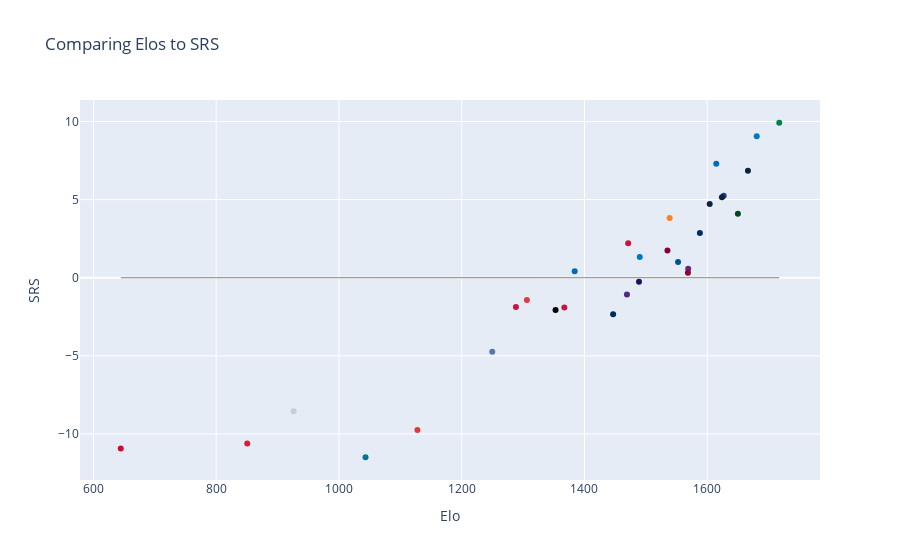

The cell this chart's notebook holds for it:
### Code cell
fig = px.scatter(df_master, x='Elo', y='SRS', hover_name=df_master.index, hover_data=['W/L%'], 
#                  symbol='Conf',
           color_discrete_sequence=df_master['Color'], color=df_master.index, 
          title='Comparing Elos to SRS')

fig.add_shape(
    type='line',
    x0=df_master['Elo'].min(),
    x1=df_master['Elo'].max(),
    y0=0,
    y1=0,
    line=dict(color='gray', width=1)
)

# fig.add_shape(
#     type='line',
#     x0=df_master['Elo'].mean(),
#     x1=df_master['Elo'].mean(),
#     y0=df_master['SRS'].min(),
#     y1=df_master['SRS'].max(),
#     line=dict(color='gray', width=1)
# )

fig.update_layout(showlegend=False)
fig.show()

### Figure 1 — Plotly figure (JSON) as saved in the notebook; plotly's stock layout.template omitted (floating-point values rounded to 4 significant figures)
{"data": [{"customdata": [[0.763]], "hovertemplate": "<b>%{hovertext}</b><br><br>index=Boston Celtics<br>Elo=%{x}<br>SRS=%{y}<br>W/L%=%{customdata[0]}<extra></extra>", "hovertext": ["Boston Celtics"], "legendgroup": "Boston Celtics", "marker": {"color": "#008348", "symbol": "circle"}, "mode": "markers", "name": "Boston Celtics", "orientation": "v", "showlegend": true, "type": "scatter", "x": [1717.0], "xaxis": "x", "y": [9.92], "yaxis": "y"}, {"customdata": [[0.703]], "hovertemplate": "<b>%{hovertext}</b><br><br>index=Oklahoma City Thunder<br>Elo=%{x}<br>SRS=%{y}<br>W/L%=%{customdata[0]}<extra></extra>", "hovertext": ["Oklahoma City Thunder"], "legendgroup": "Oklahoma City Thunder", "marker": {"color": "#007AC1", "symbol": "circle"}, "mode": "markers", "name": "Oklahoma City Thunder", "orientation": "v", "showlegend": true, "type": "scatter", "x": [1681.0], "xaxis": "x", "y": [9.06], "yaxis": "y"}, {"customdata": [[0.711]], "hovertemplate": "<b>%{hovertext}</b><br><br>index=Minnesota Timberwolves<br>Elo=%{x}<br>SRS=%{y}<br>W/L%=%{customdata[0]}<extra></extra>", "hovertext": ["Minnesota Timberwolves"], "legendgroup": "Minnesota Timberwolves", "marker": {"color": "#0C2340", "symbol": "circle"}, "mode": "markers", "name": "Minnesota Timberwolves", "orientation": "v", "showlegend": true, "type": "scatter", "x": [1666.0], "xaxis": "x", "y": [6.84], "yaxis": "y"}, {"customdata": [[0.684]], "hovertemplate": "<b>%{hovertext}</b><br><br>index=Milwaukee Bucks<br>Elo=%{x}<br>SRS=%{y}<br>W/L%=%{customdata[0]}<extra></extra>", "hovertext": ["Milwaukee Bucks"], "legendgroup": "Milwaukee Bucks", "marker": {"color": "#00471B", "symbol": "circle"}, "mode": "markers", "name": "Milwaukee Bucks", "orientation": "v", "showlegend": true, "type": "scatter", "x": [1650.0], "xaxis": "x", "y": [4.1], "yaxis": "y"}, {"customdata": [[0.658]], "hovertemplate": "<b>%{hovertext}</b><br><br>index=Los Angeles Clippers<br>Elo=%{x}<br>SRS=%{y}<br>W/L%=%{customdata[0]}<extra></extra>", "hovertext": ["Los Angeles Clippers"], "legendgroup": "Los Angeles Clippers", "marker": {"color": "#1D428A", "symbol": "circle"}, "mode": "markers", "name": "Los Angeles Clippers", "orientation": "v", "showlegend": true, "type": "scatter", "x": [1627.0], "xaxis": "x", "y": [5.25], "yaxis": "y"}, {"customdata": [[0.675]], "hovertemplate": "<b>%{hovertext}</b><br><br>index=Denver Nuggets<br>Elo=%{x}<br>SRS=%{y}<br>W/L%=%{customdata[0]}<extra></extra>", "hovertext": ["Denver Nuggets"], "legendgroup": "Denver Nuggets", "marker": {"color": "#0E2240", "symbol": "circle"}, "mode": "markers", "name": "Denver Nuggets", "orientation": "v", "showlegend": true, "type": "scatter", "x": [1624.0], "xaxis": "x", "y": [5.15], "yaxis": "y"}, {"customdata": [[0.649]], "hovertemplate": "<b>%{hovertext}</b><br><br>index=Philadelphia 76ers<br>Elo=%{x}<br>SRS=%{y}<br>W/L%=%{customdata[0]}<extra></extra>", "hovertext": ["Philadelphia 76ers"], "legendgroup": "Philadelphia 76ers", "marker": {"color": "#006BB6", "symbol": "circle"}, "mode": "markers", "name": "Philadelphia 76ers", "orientation": "v", "showlegend": true, "type": "scatter", "x": [1615.0], "xaxis": "x", "y": [7.29], "yaxis": "y"}, {"customdata": [[0.59]], "hovertemplate": "<b>%{hovertext}</b><br><br>index=New Orleans Pelicans<br>Elo=%{x}<br>SRS=%{y}<br>W/L%=%{customdata[0]}<extra></extra>", "hovertext": ["New Orleans Pelicans"], "legendgroup": "New Orleans Pelicans", "marker": {"color": "#0C2340", "symbol": "circle"}, "mode": "markers", "name": "New Orleans Pelicans", "orientation": "v", "showlegend": true, "type": "scatter", "x": [1604.0], "xaxis": "x", "y": [4.72], "yaxis": "y"}, {"customdata": [[0.605]], "hovertemplate": "<b>%{hovertext}</b><br><br>index=Indiana Pacers<br>Elo=%{x}<br>SRS=%{y}<br>W/L%=%{customdata[0]}<extra></extra>", "hovertext": ["Indiana Pacers"], "legendgroup": "Indiana Pacers", "marker": {"color": "#002D62", "symbol": "circle"}, "mode": "markers", "name": "Indiana Pacers", "orientation": "v", "showlegend": true, "type": "scatter", "x": [1588.0], "xaxis": "x", "y": [2.86], "yaxis": "y"}, {"customdata": [[0.605]], "hovertemplate": "<b>%{hovertext}</b><br><br>index=Sacramento Kings<br>Elo=%{x}<br>SRS=%{y}<br>W/L%=%{customdata[0]}<extra></extra>", "hovertext": ["Sacramento Kings"], "legendgroup": "Sacramento Kings", "marker": {"color": "#5A2D81", "symbol": "circle"}, "mode": "markers", "name": "Sacramento Kings", "orientation": "v", "showlegend": true, "type": "scatter", "x": [1569.0], "xaxis": "x", "y": [0.58], "yaxis": "y"}, {"customdata": [[0.579]], "hovertemplate": "<b>%{hovertext}</b><br><br>index=Miami Heat<br>Elo=%{x}<br>SRS=%{y}<br>W/L%=%{customdata[0]}<extra></extra>", "hovertext": ["Miami Heat"], "legendgroup": "Miami Heat", "marker": {"color": "#98002E", "symbol": "circle"}, "mode": "markers", "name": "Miami Heat", "orientation": "v", "showlegend": true, "type": "scatter", "x": [1569.0], "xaxis": "x", "y": [0.32], "yaxis": "y"}, {"customdata": [[0.59]], "hovertemplate": "<b>%{hovertext}</b><br><br>index=Dallas Mavericks<br>Elo=%{x}<br>SRS=%{y}<br>W/L%=%{customdata[0]}<extra></extra>", "hovertext": ["Dallas Mavericks"], "legendgroup": "Dallas Mavericks", "marker": {"color": "#00538C", "symbol": "circle"}, "mode": "markers", "name": "Dallas Mavericks", "orientation": "v", "showlegend": true, "type": "scatter", "x": [1552.0], "xaxis": "x", "y": [1.01], "yaxis": "y"}, {"customdata": [[0.579]], "hovertemplate": "<b>%{hovertext}</b><br><br>index=New York Knicks<br>Elo=%{x}<br>SRS=%{y}<br>W/L%=%{customdata[0]}<extra></extra>", "hovertext": ["New York Knicks"], "legendgroup": "New York Knicks", "marker": {"color": "#F58426", "symbol": "circle"}, "mode": "markers", "name": "New York Knicks", "orientation": "v", "showlegend": true, "type": "scatter", "x": [1539.0], "xaxis": "x", "y": [3.82], "yaxis": "y"}, {"customdata": [[0.595]], "hovertemplate": "<b>%{hovertext}</b><br><br>index=Cleveland Cavaliers<br>Elo=%{x}<br>SRS=%{y}<br>W/L%=%{customdata[0]}<extra></extra>", "hovertext": ["Cleveland Cavaliers"], "legendgroup": "Cleveland Cavaliers", "marker": {"color": "#860038", "symbol": "circle"}, "mode": "markers", "name": "Cleveland Cavaliers", "orientation": "v", "showlegend": true, "type": "scatter", "x": [1535.0], "xaxis": "x", "y": [1.74], "yaxis": "y"}, {"customdata": [[0.553]], "hovertemplate": "<b>%{hovertext}</b><br><br>index=Orlando Magic<br>Elo=%{x}<br>SRS=%{y}<br>W/L%=%{customdata[0]}<extra></extra>", "hovertext": ["Orlando Magic"], "legendgroup": "Orlando Magic", "marker": {"color": "#0077C0", "symbol": "circle"}, "mode": "markers", "name": "Orlando Magic", "orientation": "v", "showlegend": true, "type": "scatter", "x": [1490.0], "xaxis": "x", "y": [1.32], "yaxis": "y"}, {"customdata": [[0.526]], "hovertemplate": "<b>%{hovertext}</b><br><br>index=Phoenix Suns<br>Elo=%{x}<br>SRS=%{y}<br>W/L%=%{customdata[0]}<extra></extra>", "hovertext": ["Phoenix Suns"], "legendgroup": "Phoenix Suns", "marker": {"color": "#1D1160", "symbol": "circle"}, "mode": "markers", "name": "Phoenix Suns", "orientation": "v", "showlegend": true, "type": "scatter", "x": [1489.0], "xaxis": "x", "y": [-0.26], "yaxis": "y"}, {"customdata": [[0.514]], "hovertemplate": "<b>%{hovertext}</b><br><br>index=Houston Rockets<br>Elo=%{x}<br>SRS=%{y}<br>W/L%=%{customdata[0]}<extra></extra>", "hovertext": ["Houston Rockets"], "legendgroup": "Houston Rockets", "marker": {"color": "#CE1141", "symbol": "circle"}, "mode": "markers", "name": "Houston Rockets", "orientation": "v", "showlegend": true, "type": "scatter", "x": [1471.0], "xaxis": "x", "y": [2.2], "yaxis": "y"}, {"customdata": [[0.487]], "hovertemplate": "<b>%{hovertext}</b><br><br>index=Los Angeles Lakers<br>Elo=%{x}<br>SRS=%{y}<br>W/L%=%{customdata[0]}<extra></extra>", "hovertext": ["Los Angeles Lakers"], "legendgroup": "Los Angeles Lakers", "marker": {"color": "#552583", "symbol": "circle"}, "mode": "markers", "name": "Los Angeles Lakers", "orientation": "v", "showlegend": true, "type": "scatter", "x": [1469.0], "xaxis": "x", "y": [-1.08], "yaxis": "y"}, {"customdata": [[0.5]], "hovertemplate": "<b>%{hovertext}</b><br><br>index=Utah Jazz<br>Elo=%{x}<br>SRS=%{y}<br>W/L%=%{customdata[0]}<extra></extra>", "hovertext": ["Utah Jazz"], "legendgroup": "Utah Jazz", "marker": {"color": "#002B5C", "symbol": "circle"}, "mode": "markers", "name": "Utah Jazz", "orientation": "v", "showlegend": true, "type": "scatter", "x": [1447.0], "xaxis": "x", "y": [-2.33], "yaxis": "y"}, {"customdata": [[0.474]], "hovertemplate": "<b>%{hovertext}</b><br><br>index=Golden State Warriors<br>Elo=%{x}<br>SRS=%{y}<br>W/L%=%{customdata[0]}<extra></extra>", "hovertext": ["Golden State Warriors"], "legendgroup": "Golden State Warriors", "marker": {"color": "#006BB6", "symbol": "circle"}, "mode": "markers", "name": "Golden State Warriors", "orientation": "v", "showlegend": true, "type": "scatter", "x": [1384.0], "xaxis": "x", "y": [0.42], "yaxis": "y"}, {"customdata": [[0.45]], "hovertemplate": "<b>%{hovertext}</b><br><br>index=Chicago Bulls<br>Elo=%{x}<br>SRS=%{y}<br>W/L%=%{customdata[0]}<extra></extra>", "hovertext": ["Chicago Bulls"], "legendgroup": "Chicago Bulls", "marker": {"color": "#CE1141", "symbol": "circle"}, "mode": "markers", "name": "Chicago Bulls", "orientation": "v", "showlegend": true, "type": "scatter", "x": [1367.0], "xaxis": "x", "y": [-1.91], "yaxis": "y"}, {"customdata": [[0.421]], "hovertemplate": "<b>%{hovertext}</b><br><br>index=Brooklyn Nets<br>Elo=%{x}<br>SRS=%{y}<br>W/L%=%{customdata[0]}<extra></extra>", "hovertext": ["Brooklyn Nets"], "legendgroup": "Brooklyn Nets", "marker": {"color": "#000000", "symbol": "circle"}, "mode": "markers", "name": "Brooklyn Nets", "orientation": "v", "showlegend": true, "type": "scatter", "x": [1353.0], "xaxis": "x", "y": [-2.07], "yaxis": "y"}, {"customdata": [[0.405]], "hovertemplate": "<b>%{hovertext}</b><br><br>index=Atlanta Hawks<br>Elo=%{x}<br>SRS=%{y}<br>W/L%=%{customdata[0]}<extra></extra>", "hovertext": ["Atlanta Hawks"], "legendgroup": "Atlanta Hawks", "marker": {"color": "#E03A3E", "symbol": "circle"}, "mode": "markers", "name": "Atlanta Hawks", "orientation": "v", "showlegend": true, "type": "scatter", "x": [1306.0], "xaxis": "x", "y": [-1.43], "yaxis": "y"}, {"customdata": [[0.385]], "hovertemplate": "<b>%{hovertext}</b><br><br>index=Toronto Raptors<br>Elo=%{x}<br>SRS=%{y}<br>W/L%=%{customdata[0]}<extra></extra>", "hovertext": ["Toronto Raptors"], "legendgroup": "Toronto Raptors", "marker": {"color": "#CE1141", "symbol": "circle"}, "mode": "markers", "name": "Toronto Raptors", "orientation": "v", "showlegend": true, "type": "scatter", "x": [1288.0], "xaxis": "x", "y": [-1.88], "yaxis": "y"}, {"customdata": [[0.368]], "hovertemplate": "<b>%{hovertext}</b><br><br>index=Memphis Grizzlies<br>Elo=%{x}<br>SRS=%{y}<br>W/L%=%{customdata[0]}<extra></extra>", "hovertext": ["Memphis Grizzlies"], "legendgroup": "Memphis Grizzlies", "marker": {"color": "#5D76A9", "symbol": "circle"}, "mode": "markers", "name": "Memphis Grizzlies", "orientation": "v", "showlegend": true, "type": "scatter", "x": [1250.0], "xaxis": "x", "y": [-4.74], "yaxis": "y"}, {"customdata": [[0.263]], "hovertemplate": "<b>%{hovertext}</b><br><br>index=Portland Trail Blazers<br>Elo=%{x}<br>SRS=%{y}<br>W/L%=%{customdata[0]}<extra></extra>", "hovertext": ["Portland Trail Blazers"], "legendgroup": "Portland Trail Blazers", "marker": {"color": "#E03A3E", "symbol": "circle"}, "mode": "markers", "name": "Portland Trail Blazers", "orientation": "v", "showlegend": true, "type": "scatter", "x": [1128.0], "xaxis": "x", "y": [-9.75], "yaxis": "y"}, {"customdata": [[0.222]], "hovertemplate": "<b>%{hovertext}</b><br><br>index=Charlotte Hornets<br>Elo=%{x}<br>SRS=%{y}<br>W/L%=%{customdata[0]}<extra></extra>", "hovertext": ["Charlotte Hornets"], "legendgroup": "Charlotte Hornets", "marker": {"color": "#00788C", "symbol": "circle"}, "mode": "markers", "name": "Charlotte Hornets", "orientation": "v", "showlegend": true, "type": "scatter", "x": [1043.0], "xaxis": "x", "y": [-11.49], "yaxis": "y"}, {"customdata": [[0.189]], "hovertemplate": "<b>%{hovertext}</b><br><br>index=San Antonio Spurs<br>Elo=%{x}<br>SRS=%{y}<br>W/L%=%{customdata[0]}<extra></extra>", "hovertext": ["San Antonio Spurs"], "legendgroup": "San Antonio Spurs", "marker": {"color": "#C4CED4", "symbol": "circle"}, "mode": "markers", "name": "San Antonio Spurs", "orientation": "v", "showlegend": true, "type": "scatter", "x": [926.0], "xaxis": "x", "y": [-8.55], "yaxis": "y"}, {"customdata": [[0.162]], "hovertemplate": "<b>%{hovertext}</b><br><br>index=Washington Wizards<br>Elo=%{x}<br>SRS=%{y}<br>W/L%=%{customdata[0]}<extra></extra>", "hovertext": ["Washington Wizards"], "legendgroup": "Washington Wizards", "marker": {"color": "#E31837", "symbol": "circle"}, "mode": "markers", "name": "Washington Wizards", "orientation": "v", "showlegend": true, "type": "scatter", "x": [850.5], "xaxis": "x", "y": [-10.61], "yaxis": "y"}, {"customdata": [[0.077]], "hovertemplate": "<b>%{hovertext}</b><br><br>index=Detroit Pistons<br>Elo=%{x}<br>SRS=%{y}<br>W/L%=%{customdata[0]}<extra></extra>", "hovertext": ["Detroit Pistons"], "legendgroup": "Detroit Pistons", "marker": {"color": "#C8102E", "symbol": "circle"}, "mode": "markers", "name": "Detroit Pistons", "orientation": "v", "showlegend": true, "type": "scatter", "x": [644.5], "xaxis": "x", "y": [-10.93], "yaxis": "y"}], "layout": {"legend": {"title": {"text": "index"}, "tracegroupgap": 0}, "shapes": [{"line": {"color": "gray", "width": 1}, "type": "line", "x0": 644.5, "x1": 1717.0, "y0": 0, "y1": 0}], "showlegend": false, "title": {"text": "Comparing Elos to SRS"}, "xaxis": {"anchor": "y", "domain": [0, 1], "title": {"text": "Elo"}}, "yaxis": {"anchor": "x", "domain": [0, 1], "title": {"text": "SRS"}}}}
